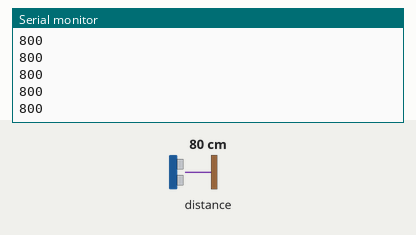
The sketch below on a simulated Arduino Uno, built with avr-gcc and run on an emulated ATmega328P. Shown: the last lines printed to the serial monitor. The inputs (shaded band) are chosen by the test bench; at power-on: distance to the obstacle 80 cm.

Above: at 1.2 s.
1.3 s: distance to the obstacle set to 250 cm
At 1.49 s:
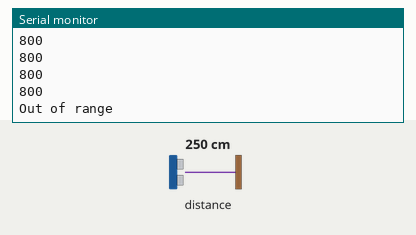
3.3 s: distance to the obstacle set to 2 cm
At 3.35 s:
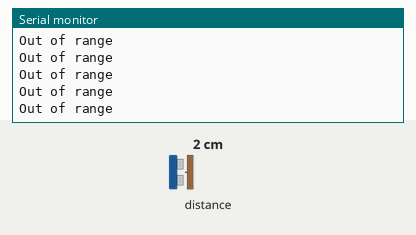

Measured:
- after the input at 1.3 s, the serial monitor: prints a new line after 0.07 s (image 1)

The sketch:

arduino.ino.ino
```cpp
#include <Wire.h>
#include <Adafruit_VL53L0X.h>

Adafruit_VL53L0X lox = Adafruit_VL53L0X();

void setup() {
  Serial.begin(9600);
  Wire.begin();

  if (!lox.begin()) {
    Serial.println(F("Failed to boot VL53L0X"));
    while (1);
  }
  Serial.println(F("VL53L0X sensor initialized"));
}

void loop() {
  VL53L0X_RangingMeasurementData_t measure;

  lox.rangingTest(&measure, false); // Pass in 'true' to get debug data printout!

  if (measure.RangeStatus != 4) {  // phase failures have incorrect data
    Serial.println(measure.RangeMilliMeter);
  } else {
    Serial.println("Out of range");
  }

  delay(100); // Adjust delay as needed for your application
}
```
